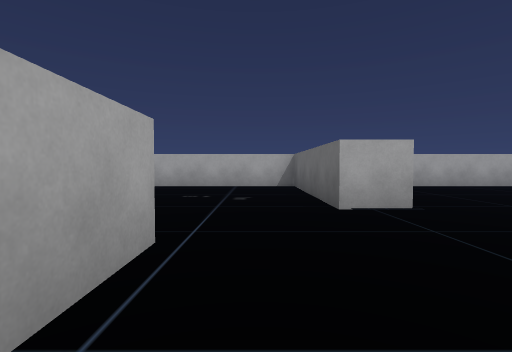
view 1 (above)

16 first-person views from a walk through a scene from a Unity 3-D project. The camera is 0.59 m above the floor, tilts 2° down and sees 85° across. The floor is counted in squares, 1 m on a side. Each view is taken from the middle of a square. On the plan, view 1 faces up. The plan holds only what a view shows up to about 9 squares ahead; the rest is blank. The player is left out.

view 2
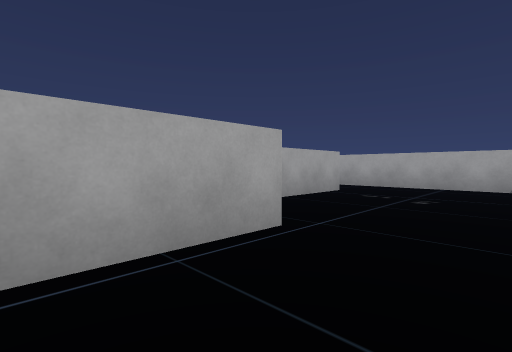

view 3
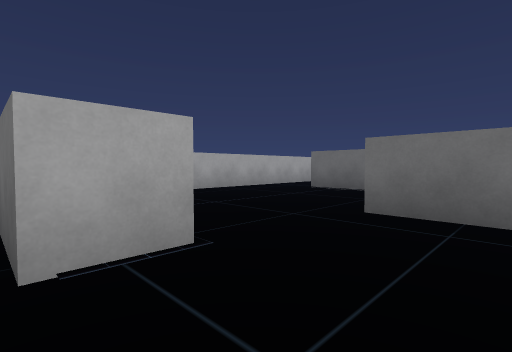

view 4
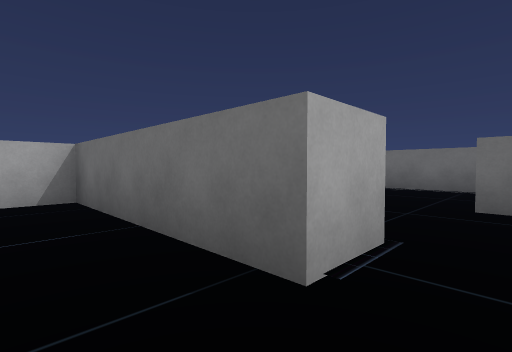

view 5
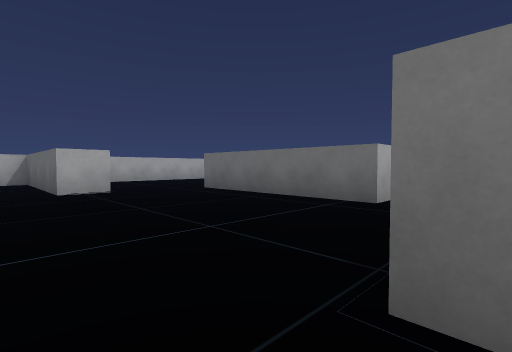

view 6
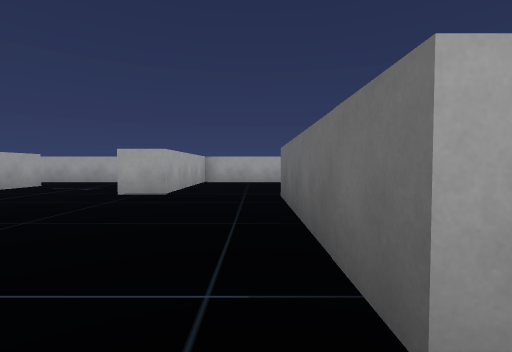

view 7
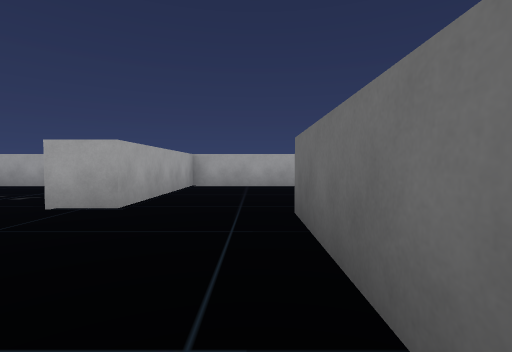

view 8
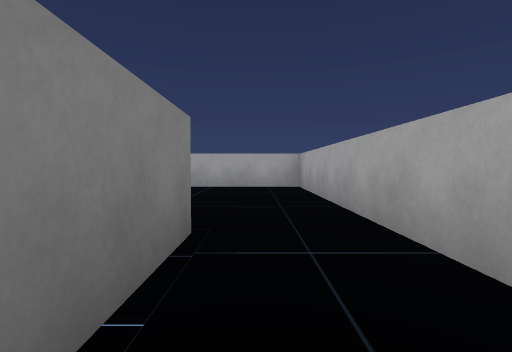

view 9
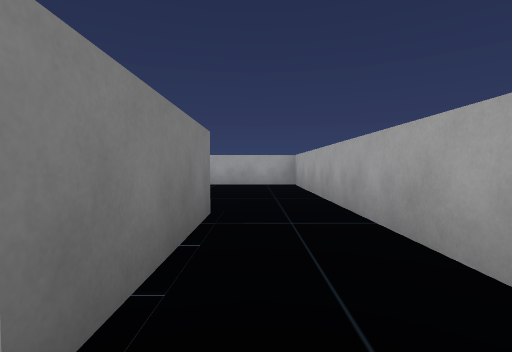

view 10
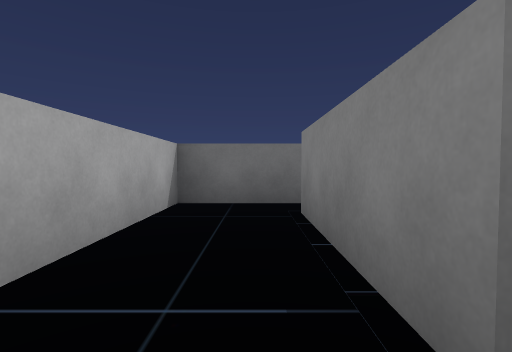

view 11
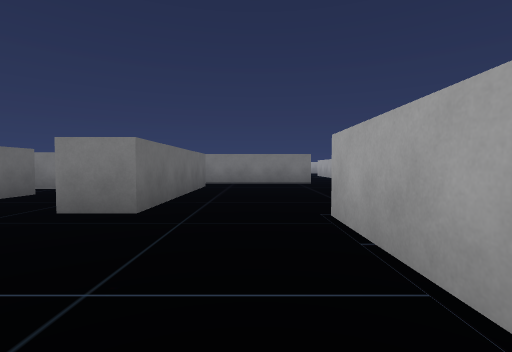

view 12
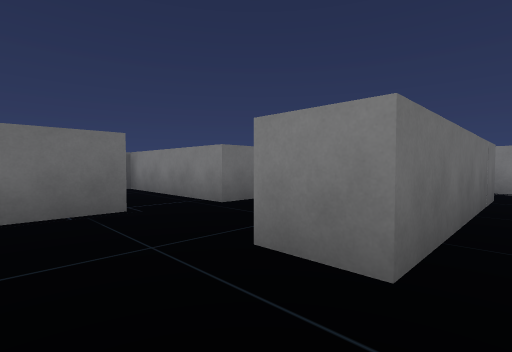

view 13
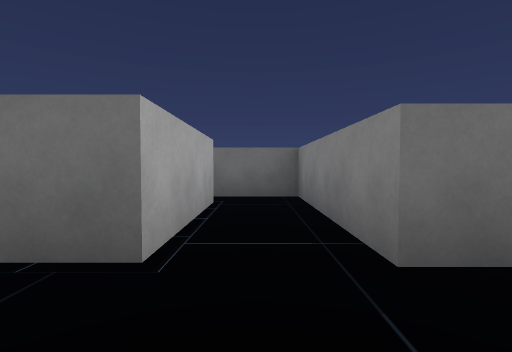

view 14
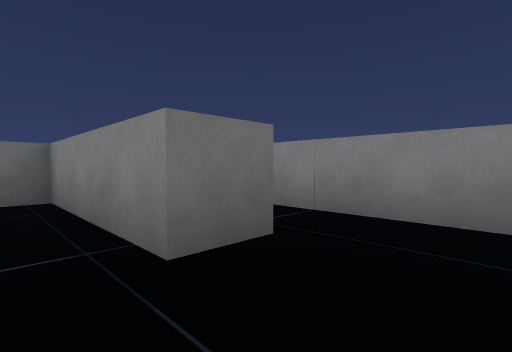

view 15
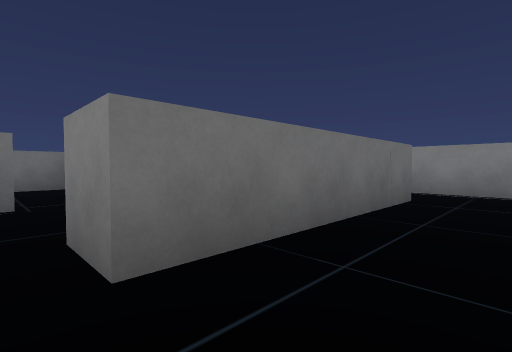

view 16
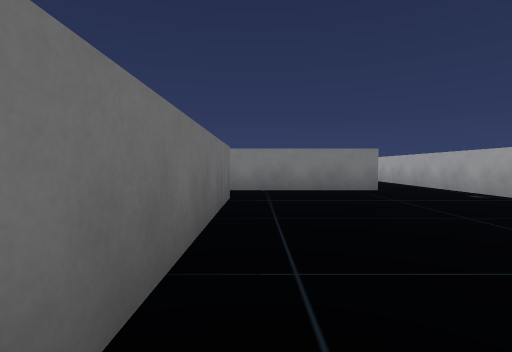

### Floor plan
Ten units are one square. View 1 is at (0, 0); x grows to the right and y downward. Boxes are objects, and circles mark ways between rooms. Rooms are numbered by the first view taken in them; rooms with no view inside come last. Other rooms are left out.
<svg viewBox="-31 -88 150 143">
<path fill="none" stroke="#000" d="M-8 -22 -8 50M21 -38 11 -38 11 -83 -26 -83M11 30 11 26 49 26M51 12 45 12 45 -25M-24 -64 -24 -41M45 -25 45 -35 55 -35M76 -11 76 -22 104 -22M105 -38 76 -38 76 -64 105 -64M61 2 89 2M104 -83 21 -83 21 -38M114 -62 114 -83 104 -83M104 -22 114 -22 114 -39"/>
<circle cx="35" cy="-35" r="3" fill="#2a7"/>
<circle cx="110" cy="-70" r="3" fill="#2a7"/>
<text x="10" y="-10">1</text>
<text x="60" y="-50">2</text>
<text x="110" y="-50">3</text>
</svg>
Room 1 opens to room 2. Room 2 opens to room 3.

Where each view was taken, in squares from view 1:
view 1: 0 up, 0 right, facing up
view 2: 0 up, 1 right, facing up-left
view 3: 2 up, 1 right, facing up-right
view 4: 3 up, 0 right, facing up-right
view 5: 3 down, 0 right, facing up-right
view 6: 2 down, 4 right, facing up
view 7: 0 up, 4 right, facing up
view 8: 7 up, 10 right, facing left
view 9: 7 up, 11 right, facing left
view 10: 7 up, 7 right, facing right
view 11: 7 up, 3 right, facing down
view 12: 5 up, 4 right, facing down-right
view 13: 3 up, 6 right, facing right
view 14: 3 up, 6 right, facing down-right
view 15: 4 up, 3 right, facing down-right
view 16: 4 up, 4 right, facing down
